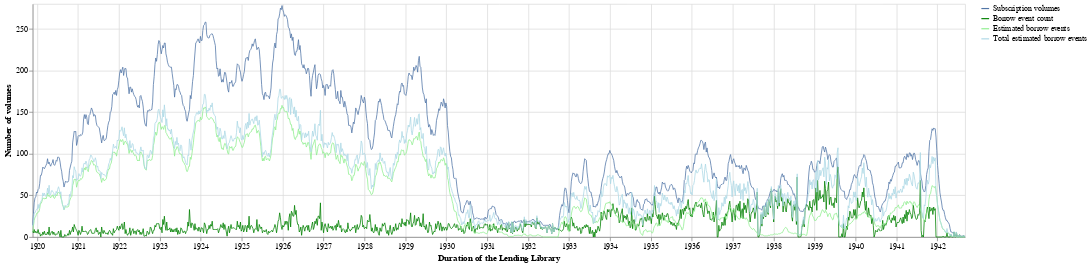

Here is the notebook cell this chart was saved with:
### Code cell
chart = alt.Chart(alt_borrowing_weekly).encode(
    alt.X('date:T', axis=alt.Axis(title='Duration of the Lending Library')),
).properties(
    width=1200,
    # height=chart_height
)

estimated_borrowing = chart.mark_line(strokeWidth=1).encode(
    alt.Y("total", axis=alt.Axis(title='Number of volumes')),
    color=alt.Color("type", title="", scale=alt.Scale(domain=["Subscription volumes", "Borrow event count", "Estimated borrow events", "Total estimated borrow events"],
                                                      range=["#5276A7", "green", "lightgreen", "lightblue"]))
)
estimated_borrowing

### Figure 1 — Vega-Lite specification as saved in the notebook (floating-point values rounded to 4 significant figures; data arrays with more than 128 entries replaced by an {"elided": "..."} marker saying what was removed)
{"config": {"view": {"continuousWidth": 400, "continuousHeight": 300}}, "data": {"name": "data-ed56df28bc4fa78dc52e697ce294c1b9"}, "mark": {"type": "line", "strokeWidth": 1}, "encoding": {"color": {"field": "type", "scale": {"domain": ["Subscription volumes", "Borrow event count", "Estimated borrow events", "Total estimated borrow events"], "range": ["#5276A7", "green", "lightgreen", "lightblue"]}, "title": "", "type": "nominal"}, "x": {"axis": {"title": "Duration of the Lending Library"}, "field": "date", "type": "temporal"}, "y": {"axis": {"title": "Number of volumes"}, "field": "total", "type": "quantitative"}}, "width": 1200, "$schema": "https://vega.github.io/schema/vega-lite/v4.17.0.json", "datasets": {"data-ed56df28bc4fa78dc52e697ce294c1b9": {"elided": "4760 records"}}}
